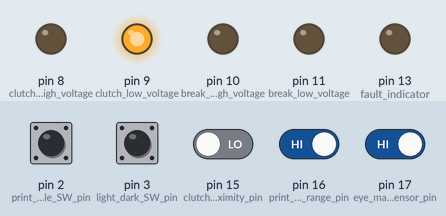
Bench run of a sketch on a simulated Arduino Uno, built with avr-gcc and run on an emulated ATmega328P. Shown: output pins drawn as LEDs (lit = HIGH). The test bench sets the inputs (shaded band); at power-on: pin 16 (print_sens_range_pin), pin 17 (eye_mark_sensor_pin) HIGH, pin 2 (print_enable_SW_pin), pin 3 (light_dark_SW_pin), pin 15 (clutch_break_proximity_pin) LOW.

Above: at 2.1 s.
2.2 s: pin 15 (clutch_break_proximity_pin) driven HIGH
At 3.0 s:
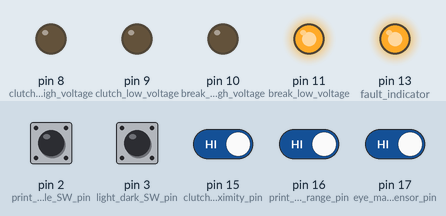
3.7 s: pin 2 (print_enable_SW_pin) pulled HIGH for 0.15 s
At 4.0 s:
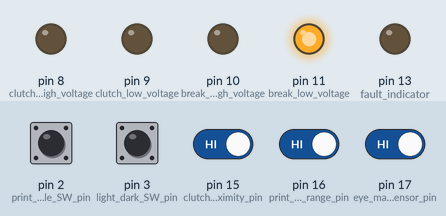
5.3 s: pin 15 (clutch_break_proximity_pin) driven LOW
At 6.5 s:
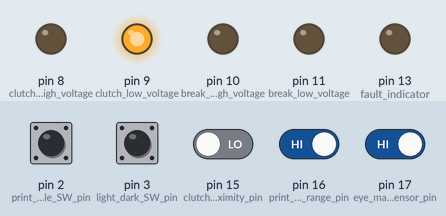
6.8 s: pin 16 (print_sens_range_pin) driven LOW
At 7.7 s:
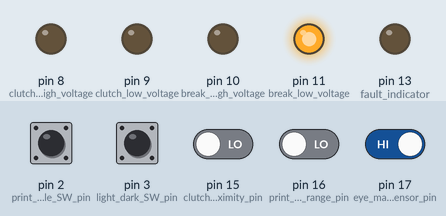
8.3 s: pin 3 (light_dark_SW_pin) pulled HIGH for 0.15 s
At 9.6 s:
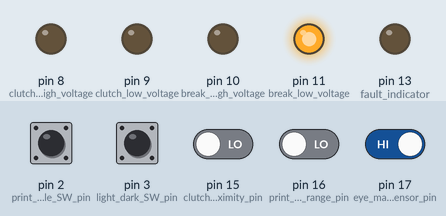
10.0 s: pin 16 (print_sens_range_pin) driven HIGH
At 11.4 s:
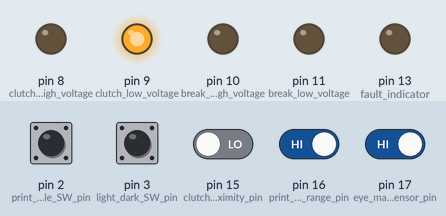
Timing chart, 0 to 12.5 s (numbered marks = the images above; inputs shaded):
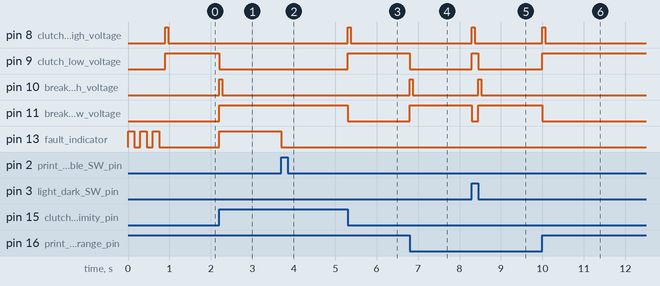

The sketch:

clutch_break_v1_0.ino
```cpp
#define print_enable_SW_pin 2
#define light_dark_SW_pin 3

#define clutch_break_proximity_pin 15
#define print_sens_range_pin 16
#define eye_mark_sensor_pin 17

#define fault_indicator 13

#define clutch_high_voltage 8
#define clutch_low_voltage 9

#define break_high_voltage 10
#define break_low_voltage 11

bool print_enable_SW;
bool light_dark_SW;

bool clutch_break_proximity;
bool print_sens_range;
bool eye_mark_sensor;

bool clutch_state;

bool clutch_state_flag = 0;

int i = 0;

void clutch_on_off(bool clutch_state);

void setup() {
  pinMode(print_enable_SW_pin, INPUT);
  pinMode(light_dark_SW_pin, INPUT);

  pinMode(clutch_break_proximity_pin, INPUT);
  pinMode(print_sens_range_pin, INPUT);
  pinMode(eye_mark_sensor_pin, INPUT);

  pinMode(fault_indicator, OUTPUT);

  pinMode(clutch_high_voltage, OUTPUT);
  pinMode(clutch_low_voltage, OUTPUT);

  pinMode(break_high_voltage, OUTPUT);
  pinMode(break_low_voltage, OUTPUT);

  ///////////////////////////////////////////// run indication
  for (i = 0; i < 3; i++) {
    digitalWrite(fault_indicator, HIGH);
    delay(150);
    digitalWrite(fault_indicator, LOW);
    delay(150);
  }

  ///////////////////////////////////////////// initial state off both clutch and break

  digitalWrite(clutch_high_voltage, LOW);
  digitalWrite(clutch_low_voltage, LOW);

  digitalWrite(break_high_voltage, LOW);
  digitalWrite(break_low_voltage, LOW);
}

void loop() {
  print_enable_SW = digitalRead(print_enable_SW_pin);
  light_dark_SW = digitalRead(light_dark_SW_pin);

  clutch_break_proximity = digitalRead(clutch_break_proximity_pin);
  print_sens_range = digitalRead(print_sens_range_pin);
  eye_mark_sensor = digitalRead(eye_mark_sensor_pin);

  ////////////////////////////////////////// plain mode
  if (print_enable_SW == 1) {
    if (clutch_break_proximity == 1) {  //////// break
      clutch_on_off(0);
    } else if (clutch_break_proximity == 0) {  //////// clutch
      clutch_on_off(1);
    }

    digitalWrite(fault_indicator, LOW);  ///////////// fault indicater reset
  }
  //////////////////////////////////////////////////////////////

  ////////////////////////////////////////// print mode
  if (print_enable_SW == 0) {
    if (light_dark_SW == 1) {                                             /////////////////////////// dark on mode
      if (clutch_break_proximity == 1) {                                  //////// break with fault
        if (clutch_state_flag == 1) digitalWrite(fault_indicator, HIGH);  ///////////// fault indicate
        clutch_on_off(0);
      } else if (print_sens_range == 0 && eye_mark_sensor == 0) {  //////// break
        clutch_on_off(0);
        digitalWrite(fault_indicator, LOW);  ///////////// fault indicater reset
      } else {                               //////// clutch
        clutch_on_off(1);
      }
    }


    else if (light_dark_SW == 0) {        ///////////////////// light on mode
      if (clutch_break_proximity == 1) {  //////// break with fault

        if (clutch_state_flag == 1) digitalWrite(fault_indicator, HIGH);  ///////////// fault indicate
        clutch_on_off(0);
      } else if (print_sens_range == 0 && eye_mark_sensor == 1) {  //////// break
        clutch_on_off(0);
        digitalWrite(fault_indicator, LOW);  ///////////// fault indicater reset
      } else {                               //////// clutch
        clutch_on_off(1);
      }
    }
  }
}

/////////////////////////////////////////////////////////////////////////  clutch & break on off
void clutch_on_off(bool clutch_state) {
  if (clutch_state != clutch_state_flag) {
    if (clutch_state == 1) {  ///////////////// break OFF & clutch ON

      digitalWrite(break_high_voltage, LOW);
      digitalWrite(break_low_voltage, LOW);
      delayMicroseconds(5);
      digitalWrite(clutch_low_voltage, HIGH);
      digitalWrite(clutch_high_voltage, HIGH);
      delay(70);
      digitalWrite(clutch_high_voltage, LOW);
      clutch_state_flag = 1;
    }

    else if (clutch_state == 0) {  ///////////////// break ON & clutch OFF
      digitalWrite(clutch_high_voltage, LOW);
      digitalWrite(clutch_low_voltage, LOW);
      delayMicroseconds(5);
      digitalWrite(break_low_voltage, HIGH);
      digitalWrite(break_high_voltage, HIGH);
      delay(70);
      digitalWrite(break_high_voltage, LOW);
      clutch_state_flag = 0;
    }
  }
  return;
}
```

Measured:
- after the input at 2.2 s, pin 9 (clutch_low_voltage): HIGH → LOW at once; pin 10 (break_high_voltage): LOW → HIGH at once, → LOW 0.07 s later; pin 11 (break_low_voltage), pin 13 (fault_indicator): LOW → HIGH at once
- after the input at 3.7 s, pin 13 (fault_indicator): HIGH → LOW at once
- after the input at 5.3 s, pin 8 (clutch_high_voltage): LOW → HIGH at once, → LOW 0.07 s later; pin 9 (clutch_low_voltage): LOW → HIGH at once; pin 11 (break_low_voltage): HIGH → LOW at once
- after the input at 6.8 s, pin 9 (clutch_low_voltage): HIGH → LOW at once; pin 10 (break_high_voltage): LOW → HIGH at once, → LOW 0.07 s later; pin 11 (break_low_voltage): LOW → HIGH at once
- after the input at 8.3 s, pin 8 (clutch_high_voltage): LOW → HIGH at once, → LOW 0.07 s later; pin 9 (clutch_low_voltage): LOW → HIGH at once, → LOW 0.15 s later; pin 10 (break_high_voltage): LOW → HIGH after 0.15 s, → LOW 0.07 s later; pin 11 (break_low_voltage): HIGH → LOW at once, → HIGH 0.15 s later
- after the input at 10.0 s, pin 8 (clutch_high_voltage): LOW → HIGH at once, → LOW 0.07 s later; pin 9 (clutch_low_voltage): LOW → HIGH at once; pin 11 (break_low_voltage): HIGH → LOW at once
